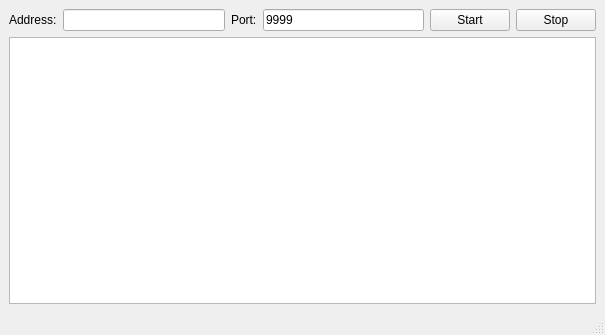
<?xml version="1.0" encoding="UTF-8"?>
<ui version="4.0">
 <class>CoordinatorWindow</class>
 <widget class="QMainWindow" name="CoordinatorWindow">
  <property name="geometry">
   <rect>
    <x>0</x>
    <y>0</y>
    <width>605</width>
    <height>335</height>
   </rect>
  </property>
  <property name="windowTitle">
   <string>MainWindow</string>
  </property>
  <widget class="QWidget" name="centralwidget">
   <layout class="QVBoxLayout" name="verticalLayout">
    <item>
     <layout class="QHBoxLayout" name="horizontalLayout">
      <item>
       <widget class="QLabel" name="label">
        <property name="text">
         <string>Address:</string>
        </property>
       </widget>
      </item>
      <item>
       <widget class="QLineEdit" name="le_addr"/>
      </item>
      <item>
       <widget class="QLabel" name="label_2">
        <property name="text">
         <string>Port:</string>
        </property>
       </widget>
      </item>
      <item>
       <widget class="QLineEdit" name="le_port">
        <property name="text">
         <string>9999</string>
        </property>
       </widget>
      </item>
      <item>
       <widget class="QPushButton" name="bt_start">
        <property name="text">
         <string>Start</string>
        </property>
       </widget>
      </item>
      <item>
       <widget class="QPushButton" name="bt_stop">
        <property name="text">
         <string>Stop</string>
        </property>
       </widget>
      </item>
     </layout>
    </item>
    <item>
     <widget class="QPlainTextEdit" name="plainTextEdit">
      <property name="readOnly">
       <bool>true</bool>
      </property>
     </widget>
    </item>
   </layout>
  </widget>
  <widget class="QMenuBar" name="menubar">
   <property name="geometry">
    <rect>
     <x>0</x>
     <y>0</y>
     <width>605</width>
     <height>19</height>
    </rect>
   </property>
  </widget>
  <widget class="QStatusBar" name="statusbar"/>
 </widget>
 <resources/>
 <connections/>
</ui>
